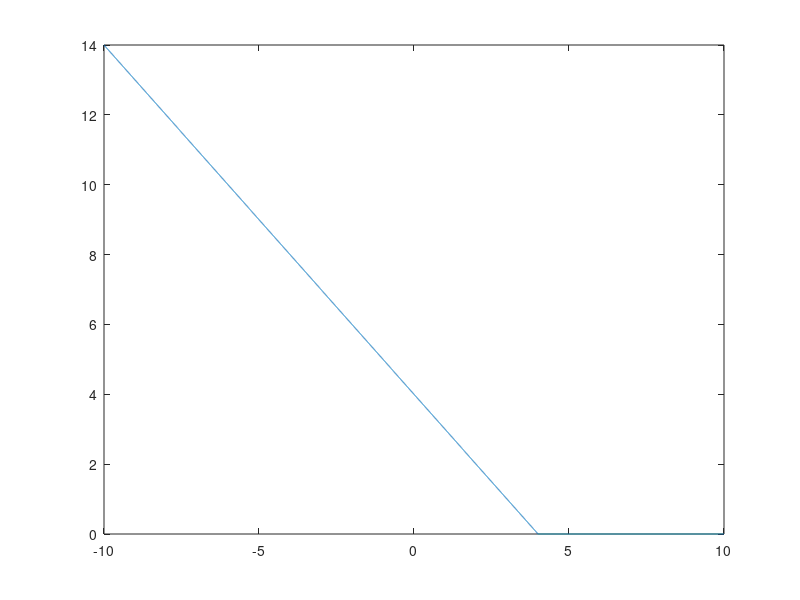

Source code (MATLAB):
clc;
clear all;
close all;
%%
t = -10:0.001:10;
x = zeros(size(t));
for i = 1:length(t);
    if 4 - t(i)> 0
        x(i) = 4 - t(i);
    end;
end;
plot(t, x);
